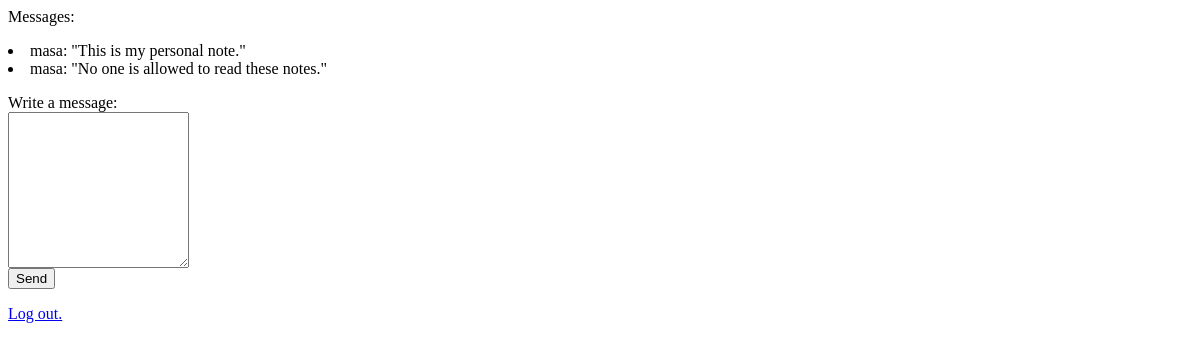
Page /notes/ (signed in) on the earlier database version.
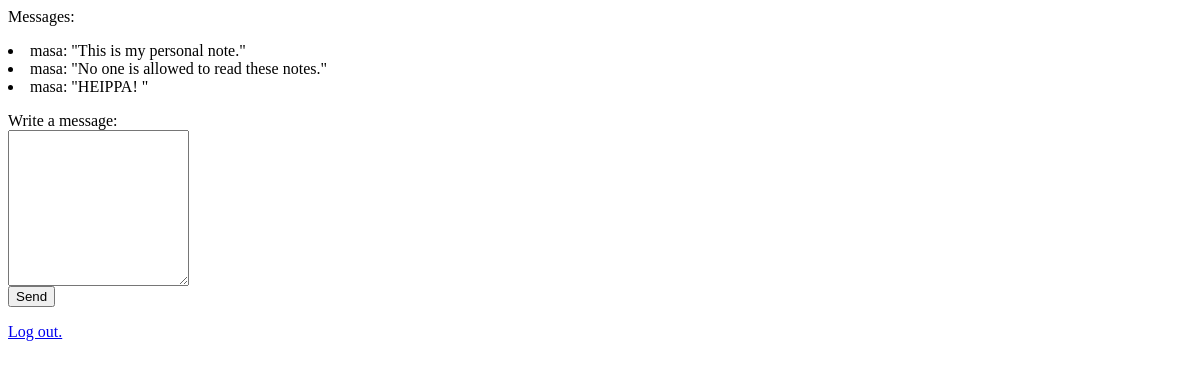
Same page on the later database version.
### forum/models.py (models this page shows)
class Notes(models.Model):
    username = models.TextField()
    note = models.TextField()

### forum/views.py (the view)
# urls.py: path('notes/', include('forum.urls')),
def notes(request):
    username = request.session["user"]
    notes = Notes.objects.all()
    context = {"notes": notes}
    return render(request, "notes.html", context)

### forum/templates/notes.html (shortened to what this page needs)
<p>{% for note in notes %}
<li>{{ note.username }}: "{{note.note}}"
</li>
{% endfor %}</p>
Write a message:
<form action='addnote/' method="POST">
    <textarea name="content" rows="10"></textarea><br />
    <input type="submit" value="Send"/>
</form>
<p><a href="/">Log out.</a></p>

Differences in the rows shown:
added Notes: username "masa", note "HEIPPA!"
